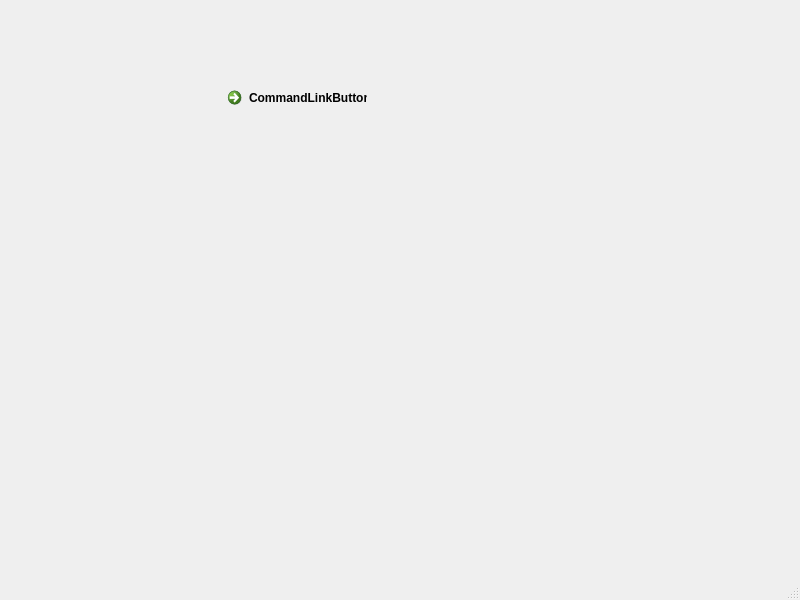
<?xml version="1.0" encoding="UTF-8"?>
<ui version="4.0">
 <class>test</class>
 <widget class="QMainWindow" name="test">
  <property name="geometry">
   <rect>
    <x>0</x>
    <y>0</y>
    <width>800</width>
    <height>600</height>
   </rect>
  </property>
  <property name="windowTitle">
   <string>MainWindow</string>
  </property>
  <widget class="QWidget" name="centralwidget">
   <widget class="QCommandLinkButton" name="commandLinkButton">
    <property name="geometry">
     <rect>
      <x>220</x>
      <y>80</y>
      <width>151</width>
      <height>41</height>
     </rect>
    </property>
    <property name="text">
     <string>CommandLinkButton</string>
    </property>
   </widget>
  </widget>
  <widget class="QMenuBar" name="menubar">
   <property name="geometry">
    <rect>
     <x>0</x>
     <y>0</y>
     <width>800</width>
     <height>29</height>
    </rect>
   </property>
  </widget>
  <widget class="QStatusBar" name="statusbar"/>
 </widget>
 <resources/>
 <connections/>
</ui>
